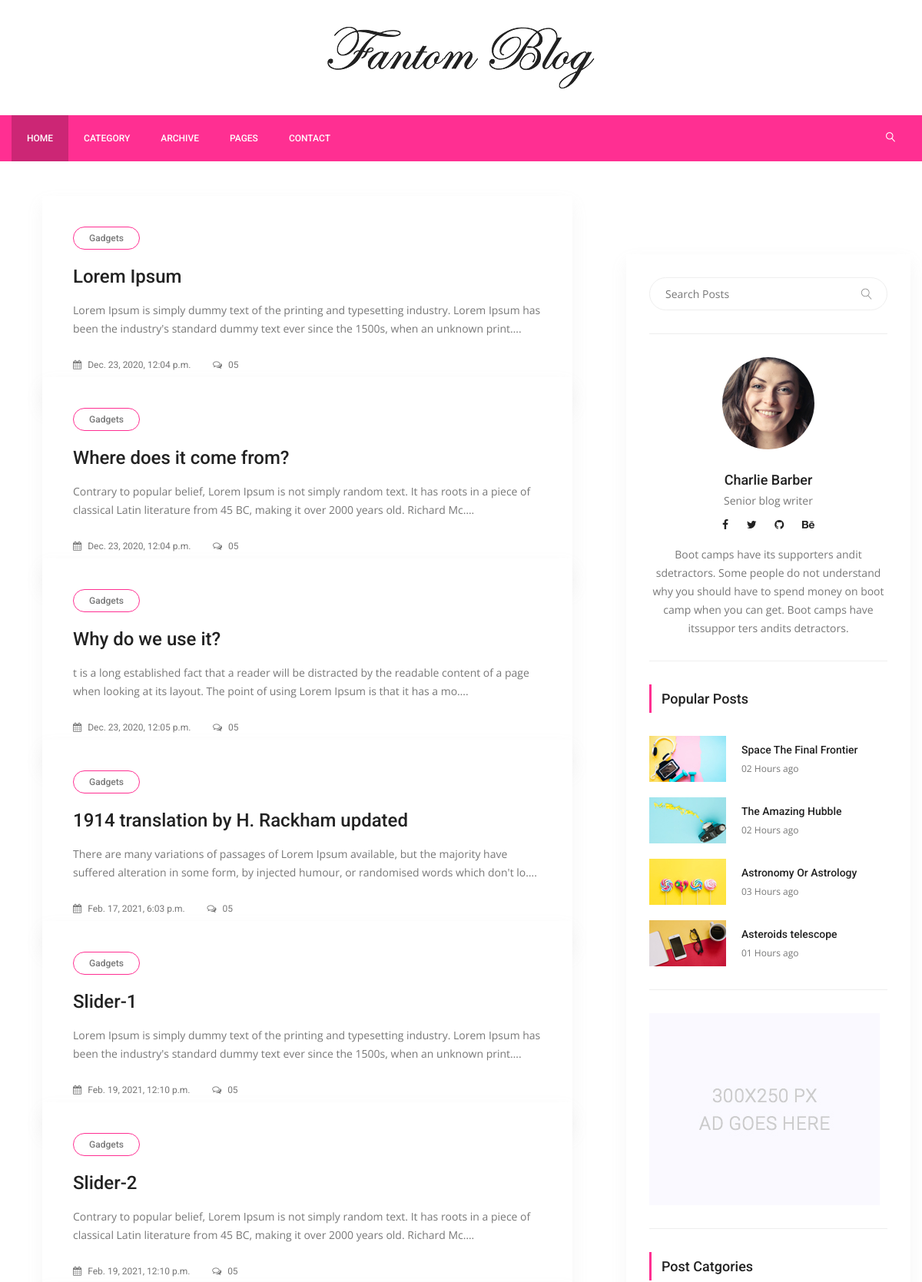
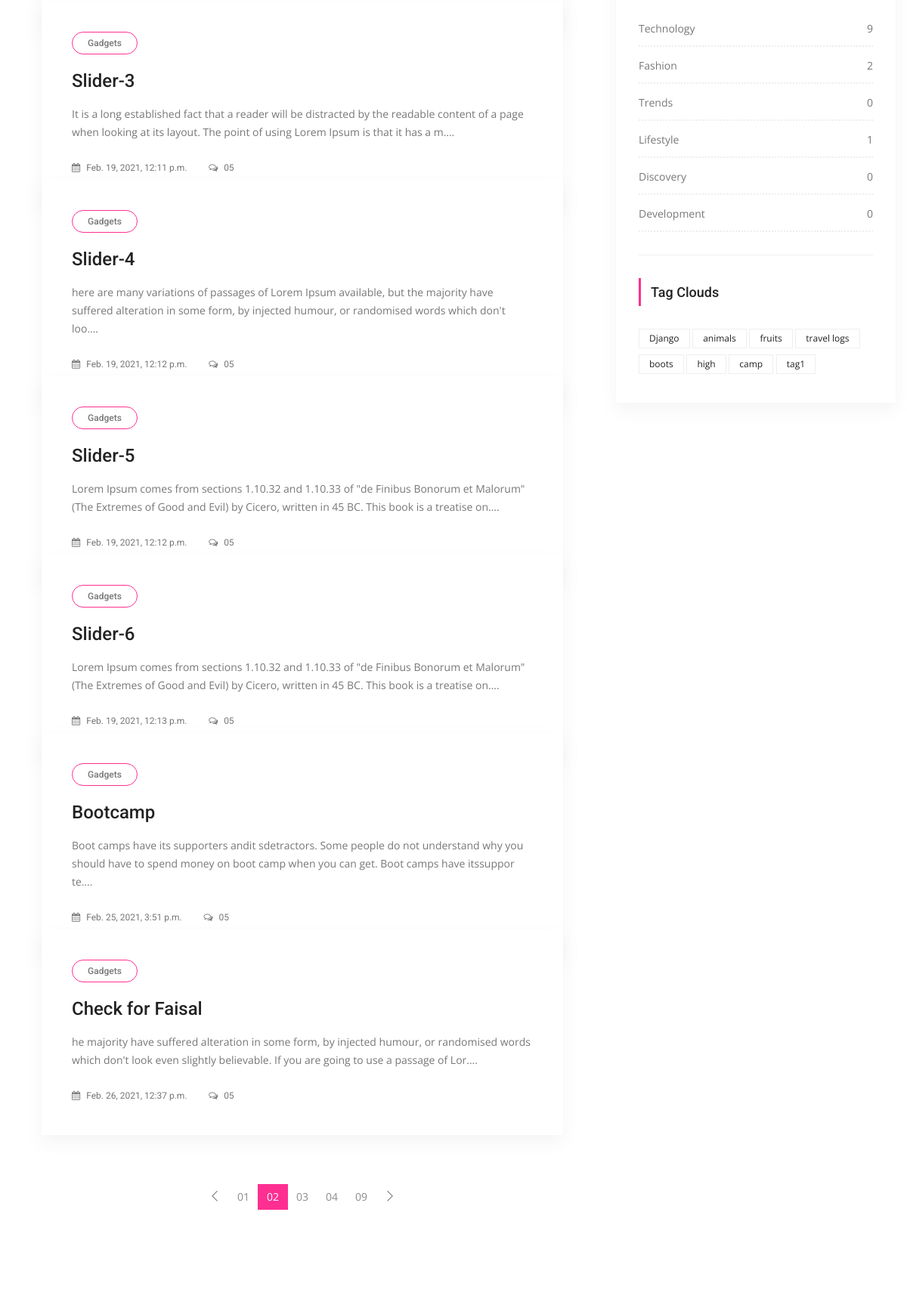
The page / (upper part) on the database its author committed (2 pictures, top to bottom).
### posts/models.py (models this page shows, shortened)
class Post(models.Model):
	title= models.CharField(max_length=150)
	content=models.TextField()
	publishing_date=models.DateTimeField(auto_now_add=True)
	image= models.ImageField(blank=True, null=True, upload_to='uploads/')
	user= models.ForeignKey(settings.AUTH_USER_MODEL,on_delete=models.CASCADE)
	slug= models.SlugField(default="slug",editable=False)
	category=models.ForeignKey(Category, on_delete=models.CASCADE, default=1, related_name="posts")
	tag =models.ManyToManyField(Tag, related_name= "posts",blank=True)
	slider_post = models.BooleanField(default= False)

class Category(models.Model):
	title= models.CharField(max_length=150)
	slug= models.SlugField(editable=False)
	def post_count(self):
		return self.posts.all().count()

class Tag(models.Model):
	title= models.CharField(max_length=50)
	slug= models.SlugField(editable=False)
	def __str__(self):
		return self.title

### posts/views.py (the view)
# urls.py: path('', IndexView.as_view(), name="index"),
class IndexView(ListView):
	template_name="posts/index.html"
	model= Post
	context_object_name= "posts"
	def get_context_data(self, *, object_list=None, **kwargs):
		context= super(IndexView, self).get_context_data(**kwargs)
		context['slider_posts']= Post.objects.all().filter(slider_post=True)
		return context

### posts/templatetags/custom_tags.py (called while the page is built)
@register.simple_tag(name="categories")
def all_categories():
	return Category.objects.all()

@register.simple_tag(name="tags")
def all_tags():
	return Tag.objects.all()

### templates/posts/index.html (shortened to what this page needs)
{% extends 'base.html' %}
{% load static %}
{% block content %}
        <section class="post_slider_area">
			<div class="post_slider_inner owl-carousel">
			</div>
        </section>
        <section class="blog_area p_120">
            <div class="container">
                <div class="row">
                    <div class="col-lg-8">
                        <div class="blog_left_sidebar">
                        	{% for post in posts %}
                            <article class="blog_style1">
                            	<div class="blog_img">
                            	</div>
                            	<div class="blog_text">
									<div class="blog_text_inner">
										<a class="cat" href="#">Gadgets</a>
										<a href="{% url 'detail' pk=post.pk  slug=post.slug %}"><h4>{{ post.title }}</h4></a>
										<p>{{ post.content| truncatechars:175 }}.</p>
										<div class="date">
											<a href="#"><i class="fa fa-calendar" aria-hidden="true"></i> {{ post.publishing_date }}</a>
											<a href="#"><i class="fa fa-comments-o" aria-hidden="true"></i> 05</a>
										</div>
									</div>
                            	</div>
                            </article>
                            {% endfor %}
                            <nav class="blog-pagination justify-content-center d-flex">
		                        <ul class="pagination">
		                            <li class="page-item">
		                                <a href="#" class="page-link" aria-label="Previous">
		                                    <span aria-hidden="true">
		                                        <span class="lnr lnr-chevron-left"></span>
		                                    </span>
		                                </a>
		                            </li>
		                            <li class="page-item"><a href="#" class="page-link">01</a></li>
		                            <li class="page-item active"><a href="#" class="page-link">02</a></li>
		                            <li class="page-item"><a href="#" class="page-link">03</a></li>
		                            <li class="page-item"><a href="#" class="page-link">04</a></li>
		                            <li class="page-item"><a href="#" class="page-link">09</a></li>
		                            <li class="page-item">
		                                <a href="#" class="page-link" aria-label="Next">
		                                    <span aria-hidden="true">
		                                        <span class="lnr lnr-chevron-right"></span>
		                                    </span>
		                                </a>
		                            </li>
		                        </ul>
		                    </nav>
                        </div>
                    </div>
                      {% include 'right_side.html' %}
                    </div>
                </div>
            </div>
        </section>
    {% endblock %}

### templates/right_side.html
 {% load static %}
{% load custom_tags %}
 <div class="col-lg-4">
                        <div class="blog_right_sidebar">
                            <aside class="single_sidebar_widget search_widget">
                                <div class="input-group">
                                    <input type="text" class="form-control" placeholder="Search Posts">
                                    <span class="input-group-btn">
                                        <button class="btn btn-default" type="button"><i class="lnr lnr-magnifier"></i></button>
                                    </span>
                                </div>
                                <div class="br"></div>
                            </aside>
                            <aside class="single_sidebar_widget author_widget">
                                <img class="author_img rounded-circle" src="{% static 'img/blog/author.png' %}" alt="">
                                <h4>Charlie Barber</h4>
                                <p>Senior blog writer</p>
                                <div class="social_icon">
                                    <a href="#"><i class="fa fa-facebook"></i></a>
                                    <a href="#"><i class="fa fa-twitter"></i></a>
                                    <a href="#"><i class="fa fa-github"></i></a>
                                    <a href="#"><i class="fa fa-behance"></i></a>
                                </div>
                                <p>Boot camps have its supporters andit sdetractors. Some people do not understand why you should have to spend money on boot camp when you can get. Boot camps have itssuppor ters andits detractors.</p>
                                <div class="br"></div>
                            </aside>
                            <aside class="single_sidebar_widget popular_post_widget">
                                <h3 class="widget_title">Popular Posts</h3>
                                <div class="media post_item">
                                    <img src="{% static 'img/blog/popular-post/post1.jpg' %}" alt="post">
                                    <div class="media-body">
                                        <a href="blog-details.html"><h3>Space The Final Frontier</h3></a>
                                        <p>02 Hours ago</p>
                                    </div>
                                </div>
                                <div class="media post_item">
                                    <img src="{% static 'img/blog/popular-post/post2.jpg'%}" alt="post">
                                    <div class="media-body">
                                        <a href="blog-details.html"><h3>The Amazing Hubble</h3></a>
                                        <p>02 Hours ago</p>
                                    </div>
                                </div>
                                <div class="media post_item">
                                    <img src="{% static 'img/blog/popular-post/post3.jpg'%}" alt="post">
                                    <div class="media-body">
                                        <a href="blog-details.html"><h3>Astronomy Or Astrology</h3></a>
                                        <p>03 Hours ago</p>
                                    </div>
                                </div>
                                <div class="media post_item">
                                    <img src="{% static 'img/blog/popular-post/post4.jpg' %}" alt="post">
                                    <div class="media-body">
                                        <a href="blog-details.html"><h3>Asteroids telescope</h3></a>
                                        <p>01 Hours ago</p>
                                    </div>
                                </div>
                                <div class="br"></div>
                            </aside>
                            <aside class="single_sidebar_widget">
                                <a href="#"><img class="img-fluid" src="{% static 'img/blog/add.jpg' %}" alt=""></a>
                                <div class="br"></div>
                            </aside>
                            <aside class="single_sidebar_widget post_category_widget">
                                <h4 class="widget_title">Post Catgories</h4>
                                <ul class="list cat-list">
                                    {% categories as categories %}
                                    {% for category in categories %}
                                    <li>
                                        <a href="{% url 'category_detail' pk=category.id slug=category.slug %}" class="d-flex justify-content-between">
                                            <p>{{ category.title }}</p>
                                            <p>{{ category.post_count }}</p>
                                        </a>
                                    </li>
                                    {% endfor %}
                                </ul>
                                <div class="br"></div>
                            </aside>
                            <aside class="single-sidebar-widget tag_cloud_widget">
                                <h4 class="widget_title">Tag Clouds</h4>
                                <ul class="list">
                                    {% tags as labels %}
                                    {% for label in labels %}
                                    <li><a href="{% url 'tag_detail' slug=label.slug %}">{{ label }}</a></li>
                                    {% endfor %}
                                </ul>
                            </aside>
                        </div>

### rows shown on the page
Post: title "Lorem Ipsum", content "Lorem Ipsum is simply dummy text of the printing and typesetting industry. Lorem Ipsum has been the industry's standard dummy text ever since the 1500s, when an unknown print…", publishing_date "Dec. 23, 2020, 12:04 p.m."
Post: title "Where does it come from?", content "Contrary to popular belief, Lorem Ipsum is not simply random text. It has roots in a piece of classical Latin literature from 45 BC, making it over 2000 years old. Richard Mc…", publishing_date "Dec. 23, 2020, 12:04 p.m."
Post: title "Why do we use it?", content "t is a long established fact that a reader will be distracted by the readable content of a page when looking at its layout. The point of using Lorem Ipsum is that it has a mo…", publishing_date "Dec. 23, 2020, 12:05 p.m."
Post: title "1914 translation by H. Rackham updated", content "There are many variations of passages of Lorem Ipsum available, but the majority have suffered alteration in some form, by injected humour, or randomised words which don't lo…", publishing_date "Feb. 17, 2021, 6:03 p.m."
Post: title "Slider-1", content "Lorem Ipsum is simply dummy text of the printing and typesetting industry. Lorem Ipsum has been the industry's standard dummy text ever since the 1500s, when an unknown print…", publishing_date "Feb. 19, 2021, 12:10 p.m."
Post: title "Slider-2", content "Contrary to popular belief, Lorem Ipsum is not simply random text. It has roots in a piece of classical Latin literature from 45 BC, making it over 2000 years old. Richard Mc…", publishing_date "Feb. 19, 2021, 12:10 p.m."
Post: title "Slider-3", content "It is a long established fact that a reader will be distracted by the readable content of a page when looking at its layout. The point of using Lorem Ipsum is that it has a m…", publishing_date "Feb. 19, 2021, 12:11 p.m."
Post: title "Slider-4", content "here are many variations of passages of Lorem Ipsum available, but the majority have suffered alteration in some form, by injected humour, or randomised words which don't loo…", publishing_date "Feb. 19, 2021, 12:12 p.m."
Post: title "Slider-5", content "Lorem Ipsum comes from sections 1.10.32 and 1.10.33 of \"de Finibus Bonorum et Malorum\" (The Extremes of Good and Evil) by Cicero, written in 45 BC. This book is a treatise on…", publishing_date "Feb. 19, 2021, 12:12 p.m."
Post: title "Slider-6", content "Lorem Ipsum comes from sections 1.10.32 and 1.10.33 of \"de Finibus Bonorum et Malorum\" (The Extremes of Good and Evil) by Cicero, written in 45 BC. This book is a treatise on…", publishing_date "Feb. 19, 2021, 12:13 p.m."
Post: title "Bootcamp", content "Boot camps have its supporters andit sdetractors. Some people do not understand why you should have to spend money on boot camp when you can get. Boot camps have itssuppor te…", publishing_date "Feb. 25, 2021, 3:51 p.m."
Post: title "Check for Faisal", content "he majority have suffered alteration in some form, by injected humour, or randomised words which don't look even slightly believable. If you are going to use a passage of Lor…", publishing_date "Feb. 26, 2021, 12:37 p.m."
Category: title "Technology", post_count "9"
Category: title "Fashion", post_count "2"
Category: title "Trends", post_count "0"
Category: title "Lifestyle", post_count "1"
Category: title "Discovery", post_count "0"
Category: title "Development", post_count "0"
Tag: title "Django"
Tag: title "animals"
Tag: title "fruits"
Tag: title "travel logs"
Tag: title "boots"
Tag: title "high"
Tag: title "camp"
Tag: title "tag1"
